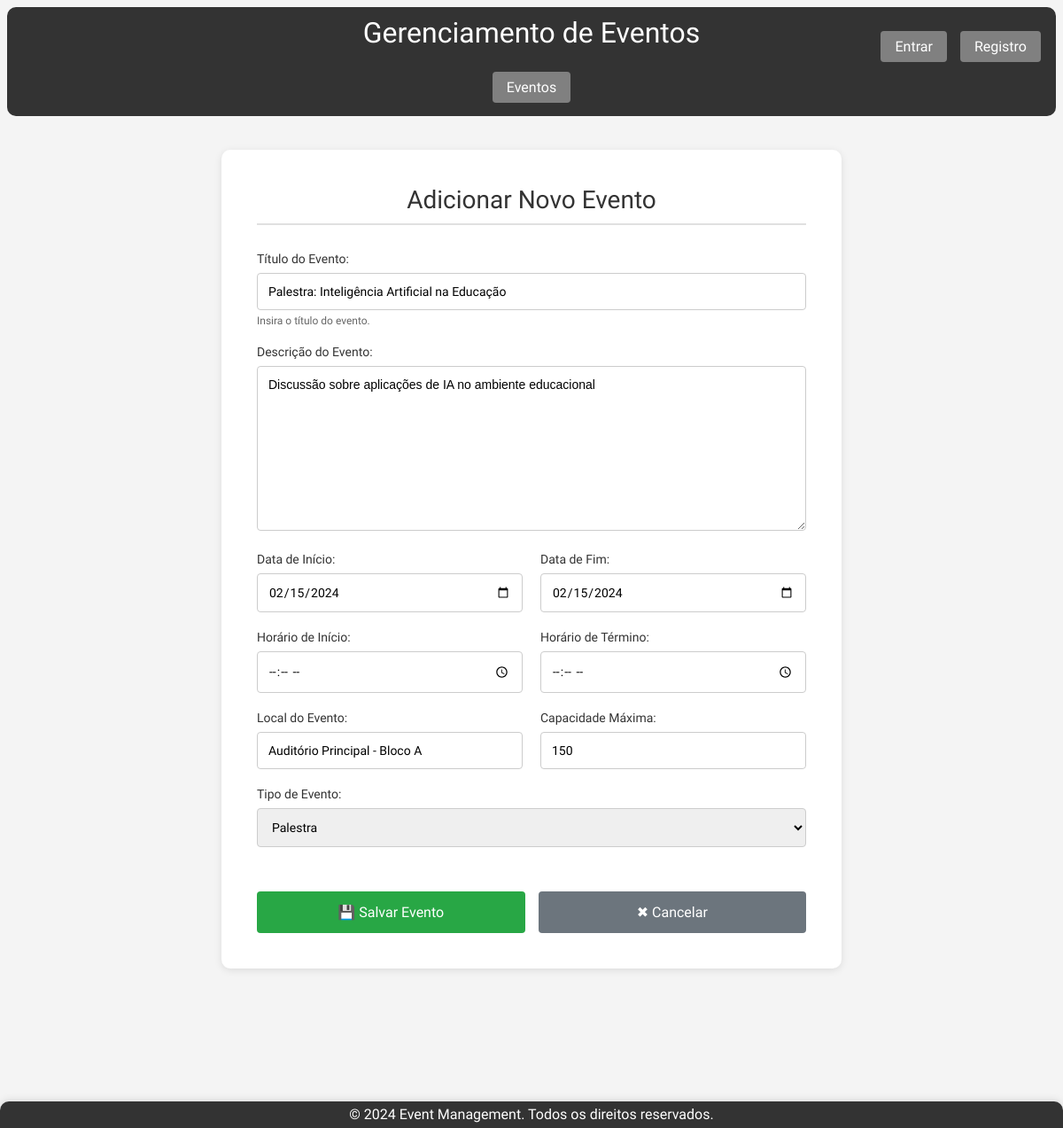
Page /eventos/editar/1/ on the earlier database version.
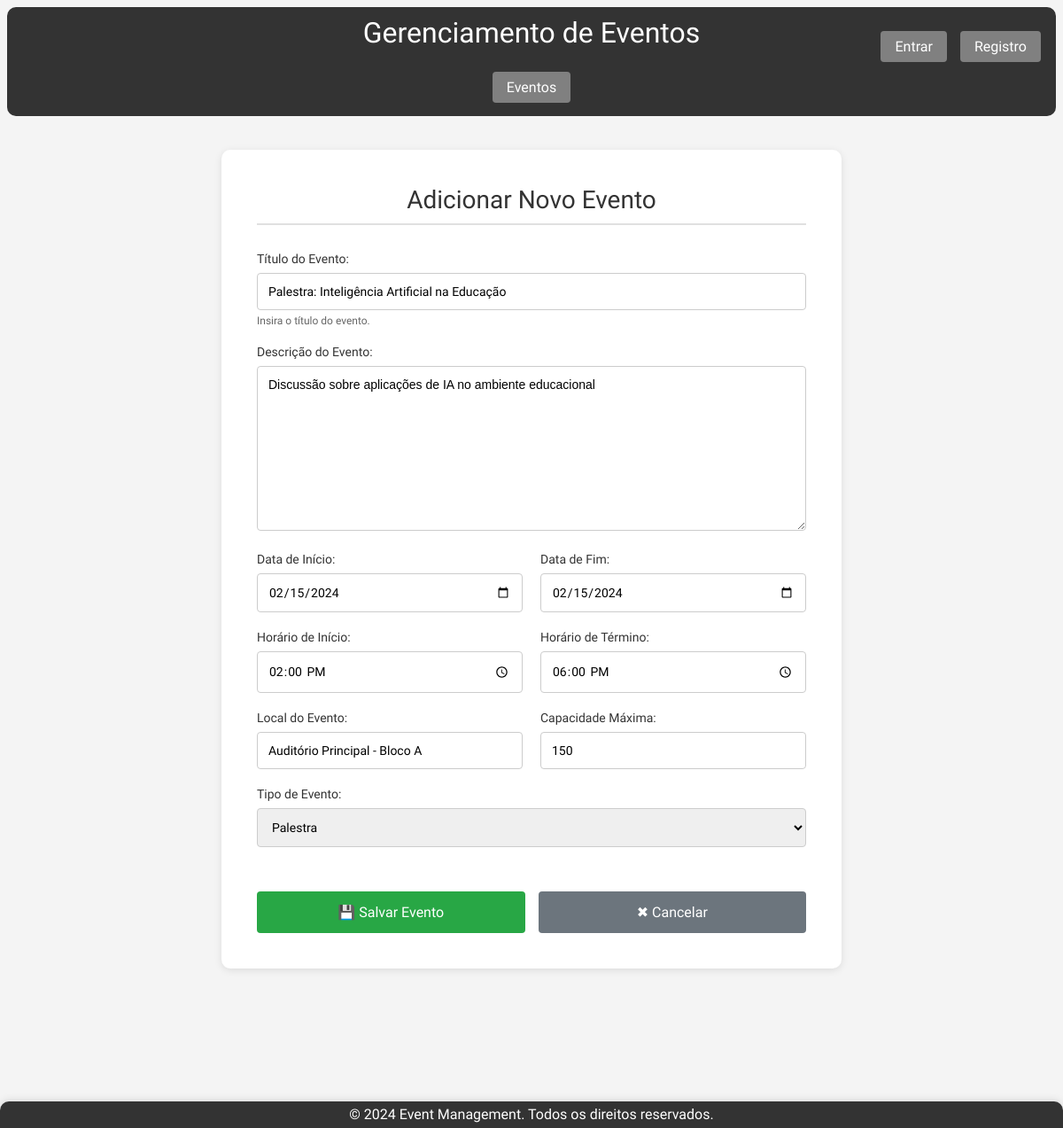
Same page on the later database version.
### app/models.py (models this page shows, shortened)
class Event(models.Model):
    event_type_choices = [
        ('Palestra', 'Palestra'),
        ('Workshop', 'Workshop'),
        ('Seminário', 'Seminário'),
        ('Curso', 'Curso'),
        ('Congresso', 'Congresso'),
        ('Simpósio', 'Simpósio'),
        ('Fórum', 'Fórum'),
        ('Mesa Redonda', 'Mesa Redonda'),
    ]
    title = models.CharField(max_length=200, verbose_name="Título")
    description = models.TextField(verbose_name="Descrição")
    initial_date = models.DateField(default= '9999-12-31', verbose_name="Data de Início")
    final_date = models.DateField(default='9999-12-31', verbose_name="Data Final")
    location = models.CharField(max_length=200, verbose_name="Local")
    max_capacity = models.IntegerField(verbose_name="Capacidade Máxima")
    creator = models.ForeignKey(
        settings.AUTH_USER_MODEL,
        on_delete=models.CASCADE,
        related_name='created_events',
        null=True,
        blank=True,
        verbose_name="Criador"
    )
    event_type = models.CharField(max_length=20, choices=event_type_choices, default='Palestra', verbose_name="Tipo de Evento")
    event_start = models.TimeField(null=False, blank=True, verbose_name="Horario de Início")
    event_end = models.TimeField(null=False, blank=True, verbose_name="Horario de Término")
    participants = models.ManyToManyField(
        settings.AUTH_USER_MODEL,
        through='EventParticipant',
        through_fields=('event', 'participant'),
        related_name='attended_events',
        blank=True,
        verbose_name="Participantes"
    )
    class Meta:
        db_table = 'event'
        ordering = ['initial_date']
        verbose_name = 'Evento' # Português
        verbose_name_plural = 'Eventos' # Português

### app/views.py (the view)
# urls.py: path('eventos/editar/<int:pk>/', views.event_edit, name='event_edit'),
def event_edit(request, pk):
    event = get_object_or_404(Event, pk=pk)
    if request.method == 'POST':
        form = EventForm(request.POST, instance=event)
        if form.is_valid():
            form.save()
            return redirect('event_detail', pk=event.pk)
    else:
        form = EventForm(instance=event)
    return render(request, 'add_event.html', {'form': form, 'is_edit': True, 'event': event})

### app/templates/add_event.html (shortened to what this page needs)
{% extends "base.html" %}
{% load static %}
{% block content %}
<div class="event-form-container">
    <h2>Adicionar Novo Evento</h2>
    <hr>
    <form method="post">
        <p>
            <label for="{{ form.title.id_for_label }}">{{ form.title.label }}:</label>
            {{ form.title }}
            {% if form.title.help_text %}<small class="helptext">{{ form.title.help_text }}</small>{% endif %}
        </p>
        <p>
            <label for="{{ form.description.id_for_label }}">{{ form.description.label }}:</label>
            {{ form.description }}
        </p>
        <div class="form-row-group">
            <p>
                <label for="{{ form.initial_date.id_for_label }}">{{ form.initial_date.label }}:</label>
                {{ form.initial_date }}
            </p>
            <p>
                <label for="{{ form.final_date.id_for_label }}">{{ form.final_date.label }}:</label>
                {{ form.final_date }}
            </p>
        </div>
        <div class="form-row-group">
            <p>
                <label for="{{ form.event_duration.id_for_label }}">{{ form.event_start.label }}:</label>
                {{ form.event_start }}
            </p>
            <p>
                <label for="{{ form.event_duration.id_for_label }}">{{ form.event_end.label }}:</label>
                {{ form.event_end }}
            </p>
        </div>
        <div class="form-row-group">
            <p>
                <label for="{{ form.location.id_for_label }}">{{ form.location.label }}:</label>
                {{ form.location }}
            </p>
            <p>
                <label for="{{ form.max_capacity.id_for_label }}">{{ form.max_capacity.label }}:</label>
                {{ form.max_capacity }}
            </p>
        </div>
        <div class="form-row-group">
            <p>
                <label for="{{ form.event_type.id_for_label }}">{{ form.event_type.label }}:</label>
                {{ form.event_type }}
            </p>
        </div>
        <div class="form-actions">
                <button type="submit">💾 Salvar Evento</button>
                <a href="{% url 'event_list' %}">✖ Cancelar</a>
        </div>
    </form>
</div>
{% endblock %}

Differences in the rows shown:
changed Event "Palestra: Inteligência Artificial na Educação": event_start (not shown) → "14:00"; event_end (not shown) → "18:00"
